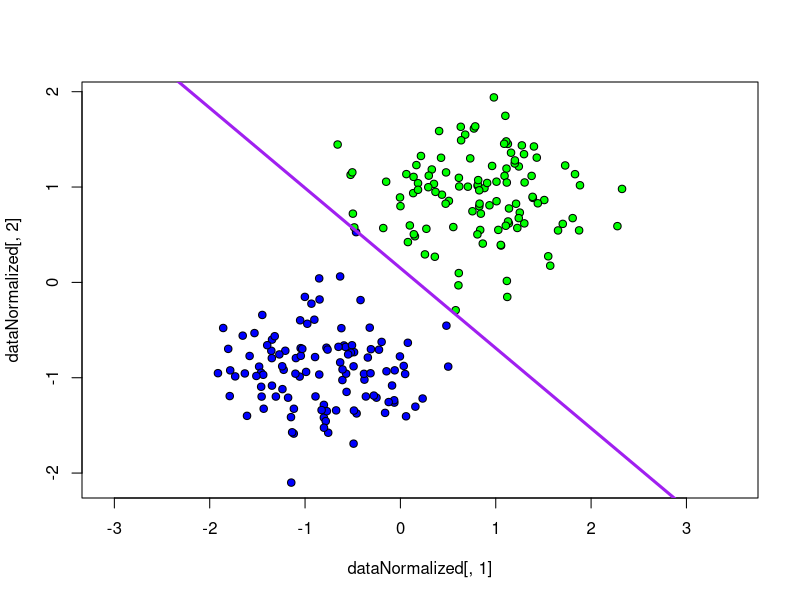

R code for this plot:
lossFunctionAdaline <- function(x)
{
  return((x - 1)^2)
}

lossFunctionHeb <- function(x)
{
  return(if (x < 1) -x else 0)
}


normalize <- function(xl)
{
  n <- dim(xl)[2] - 1
  for (i in 1:n) {
    xl[, i] <- (xl[, i] - mean(xl[, i])) / sd(xl[, i])
  }
  return(xl)
}

addcol <- function(xl)
{
  l <- dim(xl)[1]
  n <- dim(xl)[2] - 1
  xl <- cbind(xl[, 1:n], seq(from = -1, to = -1, length.out = l), xl[, n + 1])
}

sgHeb <- function(xl, eta = 1, lambda = 1 / 6)
{
  l <- dim(xl)[1]
  n <- dim(xl)[2] - 1
  w <- c(1 / 2, 1 / 2, 1 / 2)
  iterCount <- 0
  Q <- 0
  for (i in 1:l) {
    wx <- sum(w * xl[i, 1:n])
    margin <- wx * xl[i, n + 1]
    Q <- Q + lossFunctionHeb(margin)
  }
  repeat
  {
    margins <- array(dim = l)
    for (i in 1:l)
    {
      xi <- xl[i, 1:n]
      yi <- xl[i, n + 1]
      margins[i] <- crossprod(w, xi) * yi
    }
    errorIndexes <- which(margins <= 0)
    if (length(errorIndexes) > 0)
    {
      i <- sample(1:l, 1)
      iterCount <- iterCount + 1
      xi <- xl[i, 1:n]
      yi <- xl[i, n + 1]
      wx <- crossprod(w, xi)
      margin <- wx * yi
      ex <- lossFunctionHeb(margin)
      w <- w + eta * yi * xi
      Qprev <- Q
      Q <- (1 - lambda) * Q + lambda * ex
    } else
    {
      break
    }
  }
  return(w)
}

library(MASS)
Sigma1 <- matrix(c(3, 0, 0, 3), 2, 2)
Sigma2 <- matrix(c(3, 0, 0, 3), 2, 2)
Mu1 <- c(3, 0)
Mu2 <- c(8, 7)
set1 <- mvrnorm(111, Mu1, Sigma1)
set2 <- mvrnorm(111, Mu2, Sigma2)
data <- rbind(cbind(set1, 1), cbind(set2, -1))
dataNormalized <- addcol(normalize(data))
colors <- c("1" = "blue", "-1" = "green")
plot(dataNormalized[, 1], dataNormalized[, 2], pch = 21, bg = colors[as.character(data[, 3])], asp = 1)

ww <- sgHeb(dataNormalized)
abline(a = ww[3] / ww[2], b = -ww[1] / ww[2], lwd = 3, col = "purple")
